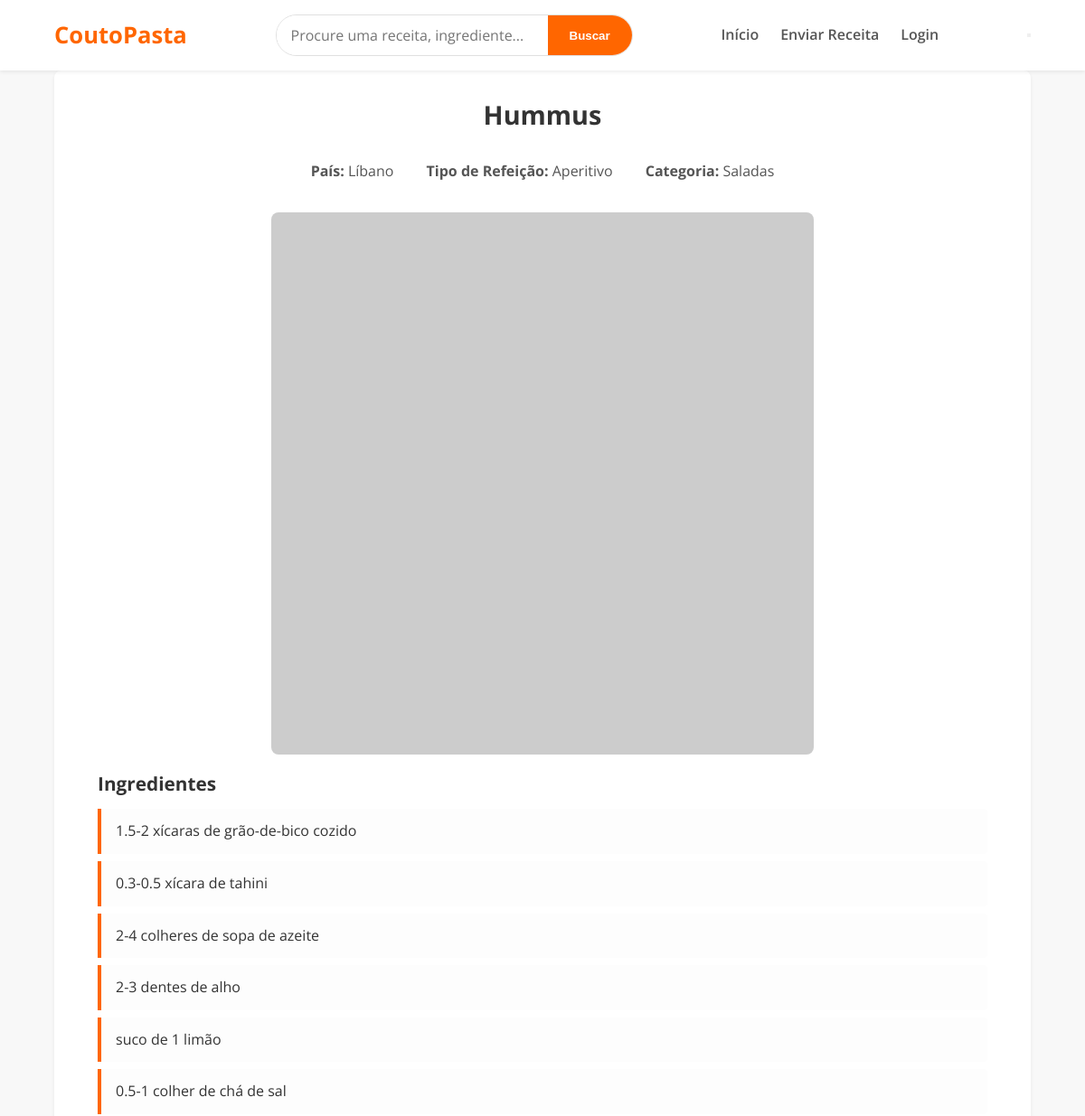
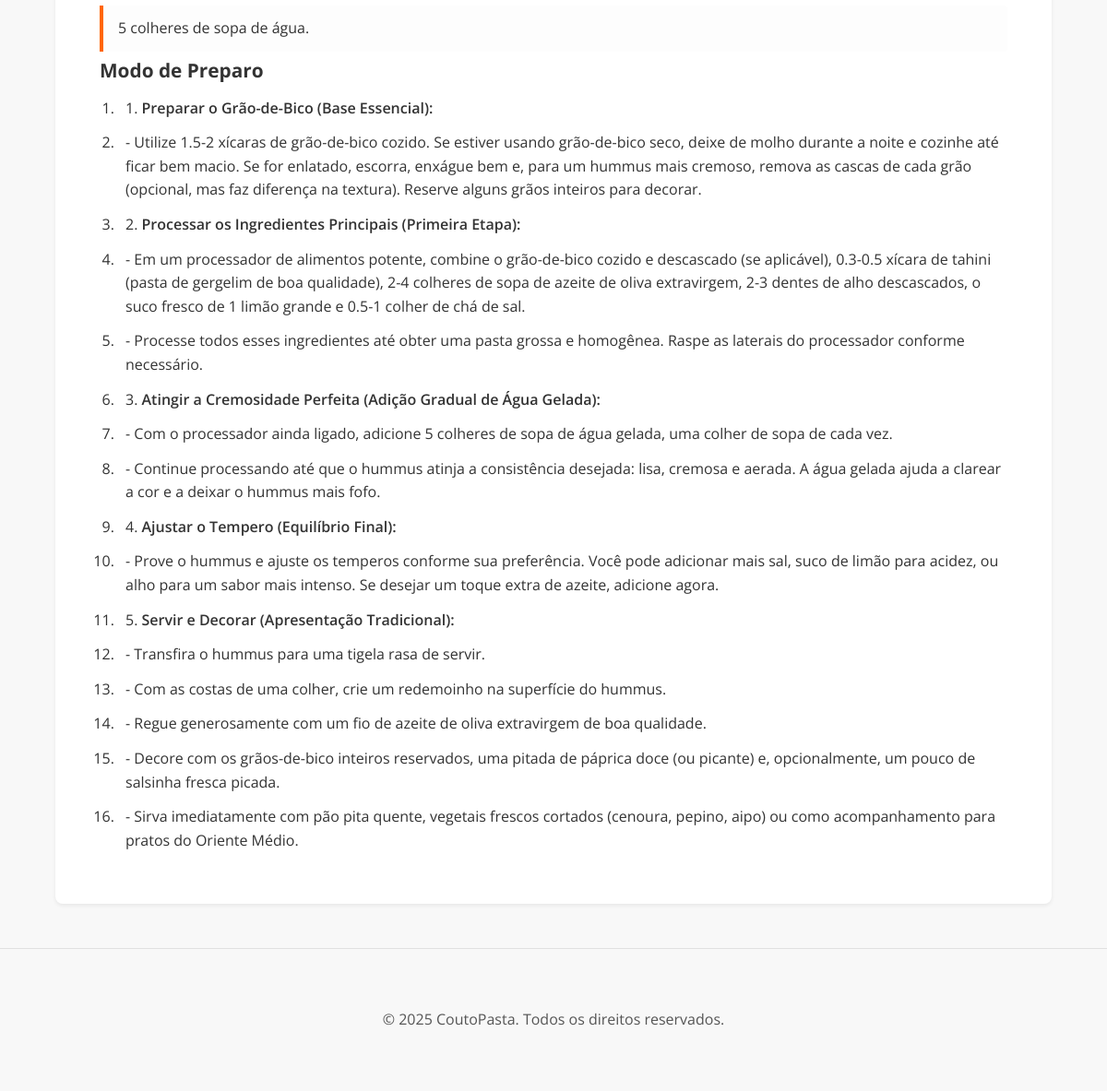
/paginas/comidas/visualizar_receita.php?id=24, run on the app's committed database (2 pictures, top to bottom).
### tables this page shows
CREATE TABLE IF NOT EXISTS `receitas` (
  `id` int(11) NOT NULL AUTO_INCREMENT,
  `nome` varchar(255) NOT NULL,
  `pais_id` int(11) NOT NULL,
  `tipo_refeicao_id` int(11) NOT NULL,
  `categoria_id` int(11) NOT NULL,
  `ingredientes` text NOT NULL,
  `preparo` text NOT NULL,
  `info_adicional` text DEFAULT NULL,
  `usuario_id` int(11) NOT NULL,
  `foto` varchar(255) DEFAULT NULL,
  PRIMARY KEY (`id`),
  KEY `pais_id` (`pais_id`),
  KEY `tipo_refeicao_id` (`tipo_refeicao_id`),
  KEY `categoria_id` (`categoria_id`),
  KEY `usuario_id` (`usuario_id`),
  CONSTRAINT `receitas_ibfk_1` FOREIGN KEY (`pais_id`) REFERENCES `paises` (`id`),
  CONSTRAINT `receitas_ibfk_2` FOREIGN KEY (`tipo_refeicao_id`) REFERENCES `tipos_refeicao` (`id`),
  CONSTRAINT `receitas_ibfk_3` FOREIGN KEY (`categoria_id`) REFERENCES `categorias` (`id`),
  CONSTRAINT `receitas_ibfk_4` FOREIGN KEY (`usuario_id`) REFERENCES `usuarios` (`id`)
);

CREATE TABLE IF NOT EXISTS `paises` (
  `id` int(11) NOT NULL AUTO_INCREMENT,
  `nome` varchar(255) NOT NULL,
  PRIMARY KEY (`id`),
  UNIQUE KEY `nome` (`nome`)
);

CREATE TABLE IF NOT EXISTS `tipos_refeicao` (
  `id` int(11) NOT NULL AUTO_INCREMENT,
  `nome` varchar(255) NOT NULL,
  PRIMARY KEY (`id`),
  UNIQUE KEY `nome` (`nome`)
);

CREATE TABLE IF NOT EXISTS `categorias` (
  `id` int(11) NOT NULL AUTO_INCREMENT,
  `nome` varchar(255) NOT NULL,
  PRIMARY KEY (`id`),
  UNIQUE KEY `nome` (`nome`)
);

### paginas/comidas/visualizar_receita.php (the view, shortened to what this page needs)
<?php
require_once('../includes/header.php');
require_once('../../config.php');
$receita_id = intval($_GET['id']);
$sql = "SELECT
            r.id,
            r.nome,
            r.ingredientes,
            r.preparo,
            r.foto,
            r.info_adicional,
            r.usuario_id,
            p.nome AS pais_nome,
            tr.nome AS tipo_refeicao_nome,
            c.nome AS categoria_nome
        FROM receitas AS r
        JOIN paises AS p ON r.pais_id = p.id
        JOIN tipos_refeicao AS tr ON r.tipo_refeicao_id = tr.id
        JOIN categorias AS c ON r.categoria_id = c.id
        WHERE r.id = ?";
$stmt = $conn->prepare($sql);
$stmt->bind_param("i", $receita_id);
$stmt->execute();
$result = $stmt->get_result();
if ($result->num_rows > 0) {
    $receita = $result->fetch_assoc();
?>
    <div class="receita-view container">
        <h2><?php echo htmlspecialchars($receita['nome']); ?></h2>
        <div class="receita-meta">
            <span><strong>País:</strong> <?php echo htmlspecialchars($receita['pais_nome']); ?></span>
            <span><strong>Tipo de Refeição:</strong> <?php echo htmlspecialchars($receita['tipo_refeicao_nome']); ?></span>
            <span><strong>Categoria:</strong> <?php echo htmlspecialchars($receita['categoria_nome']); ?></span>
        </div>
        <div class="receita-details">
            <?php if (!empty($receita['foto'])): ?>
            <div class="receita-img">
                <img src="/coutopasta/uploads/receitas/<?php echo htmlspecialchars($receita['foto']); ?>" alt="Foto de <?php echo htmlspecialchars($receita['nome']); ?>" style="width: 100%; max-width: 600px; height: auto; border-radius: 8px; margin: 0 auto 20px; display: block;">
            </div>
            <?php endif; ?>
            <div class="ingredientes">
                <h3>Ingredientes</h3>
                <?php
                $ingredientes_texto = trim($receita['ingredientes']);
                if (!empty($ingredientes_texto)) {
                    echo '<ul>';
                    $ingredientes_normalizado = str_replace(array("\r\n", "\r", "\n"), ",", $ingredientes_texto);
                    $ingredientes_lista = explode(',', $ingredientes_normalizado);
                    foreach ($ingredientes_lista as $ingrediente) {
                        $ingrediente_trim = trim($ingrediente);
                        if (!empty($ingrediente_trim)) {
                            echo '<li>' . htmlspecialchars($ingrediente_trim) . '</li>';
                        }
                    }
                    echo '</ul>';
                } else {
                    echo '<p>Nenhum ingrediente listado.</p>';
                }
                ?>
            </div>
            <div class="preparo">
                <h3>Modo de Preparo</h3>
                <div class="preparo-passos">
                    <?php
                    $preparo_texto = $receita['preparo'];
                    $linhas = preg_split('/
?
/', $preparo_texto);
                    $is_list_open = false;
                    foreach ($linhas as $linha) {
                        $linha_trim = trim($linha);
                        if (substr($linha_trim, -1) === ':') {
                            if ($is_list_open) {
                                echo '</ol>';
                                $is_list_open = false;
                            }
                            echo '<h4 class="preparo-titulo-destaque">' . htmlspecialchars($linha_trim) . '</h4>';
                        } else {
                            if (!$is_list_open) {
                                echo '<ol class="preparo-lista">';
                                $is_list_open = true;
                            }
                            $passo_formatado = preg_replace('/\*\*(.*?)\*\*/', '<span class="destaque">$1</span>', htmlspecialchars($linha_trim));
                            echo '<li>' . $passo_formatado . '</li>';
                        }
                    }
                    if ($is_list_open) {
                        echo '</ol>';
                    }
                    ?>
                </div>
            </div>
        </div>
    </div>
<?php
} else {
    echo "<h2>Receita não encontrada</h2><p>A receita que você está procurando não existe.</p>";
}
require_once('../includes/footer.php');
?>

### paginas/includes/header.php (shortened to what this page needs)
<!DOCTYPE html>
<html lang="pt-BR">
<head>
    <link rel="stylesheet" href="/coutopasta/css/style.css?v=<?php echo time(); ?>">
</head>
<body>
    <header class="main-header">
        <div class="container header-container">
            <a href="/coutopasta/" class="logo">CoutoPasta</a>
            <div class="search-container">
                <form action="/coutopasta/paginas/comidas/buscar_receitas.php" method="get">
                    <input type="text" name="q" placeholder="Procure uma receita, ingrediente..." required>
                    <button type="submit">Buscar</button>
                </form>
            </div>
            <div class="user-options">
                <nav class="main-nav">
                    <a href="/coutopasta/">Início</a>
                    <a href="/coutopasta/paginas/comidas/cadastrar_receita.php">Enviar Receita</a>
                    <?php if (isset($_SESSION['usuario_id'])): ?>
                        <a href="/coutopasta/paginas/usuarios/alterar_dados.php" class="user-icon" title="Minha Conta">
                            <img src="/coutopasta/assets/user-icon.svg" alt="Minha Conta">
                        </a>
                        <a href="/coutopasta/paginas/usuarios/logout.php">Logout</a>
                    <?php else: ?>
                        <a href="/coutopasta/paginas/usuarios/login.php">Login</a>
                    <?php endif; ?>
                </nav>
            </div>
            <button class="hamburger-menu">
            </button>
        </div>
    </header>
    <main>

### paginas/includes/footer.php (shortened to what this page needs)
</main>
    <footer class="main-footer">
        <div class="container">
            <p>&copy; <?php echo date("Y"); ?> CoutoPasta. Todos os direitos reservados.</p>
        </div>
    </footer>
</body>
</html>

### css/style.css (style rules this page uses)
:root { --orange: #ff6600; --dark-text: #333333; --grey-text: #555555; --background: #f8f8f8; --white: #ffffff; --border-color: #e0e0e0; --shadow-sm: 0 2px 4px rgba(0,0,0,0.07); --shadow-md: 0 5px 15px rgba(0,0,0,0.1); --transition: all 0.2s ease-in-out; }
*, *::before, *::after { box-sizing: border-box; margin: 0; padding: 0; }
html { scroll-behavior: smooth; }
body { font-family: 'Open Sans', sans-serif; background-color: var(--background); color: var(--dark-text); line-height: 1.6; font-size: 16px; -webkit-font-smoothing: antialiased; }
img { max-width: 100%; height: auto; display: block; }
a { color: var(--orange); text-decoration: none; transition: var(--transition); }
h1, h2, h3, h4, h5, h6 { font-weight: 700; line-height: 1.2; margin-bottom: 1rem; }
h2 { font-size: 1.8rem; text-align: center; margin-bottom: 2rem; }
h3 { font-size: 1.3rem; }
.container { width: 90%; max-width: 1200px; margin: 0 auto; padding: 2rem 0; }
.main-header { background-color: var(--white); padding: 1rem 0; position: sticky; top: 0; z-index: 1000; box-shadow: var(--shadow-sm); }
.header-container { display: flex; justify-content: space-between; align-items: center; padding: 0; }
.logo { font-size: 1.6rem; font-weight: 700; color: var(--orange); }
.search-container form { display: flex; border: 1px solid var(--border-color); border-radius: 50px; overflow: hidden; }
.search-container input[type="text"] { border: none; padding: 0.7rem 1rem; font-size: 1rem; width: 300px; }
.search-container button { border: none; background-color: var(--orange); color: var(--white); padding: 0 1.5rem; cursor: pointer; font-weight: 600; transition: var(--transition); }
.main-nav { display: flex; gap: 1.5rem; align-items: center; }
.main-nav a { color: var(--grey-text); font-weight: 600; transition: var(--transition); }
input[type="text"], input[type="email"], input[type="password"], textarea, select { width: 100%; padding: 0.8rem; border: 1px solid var(--border-color); border-radius: 8px; font-family: 'Open Sans', sans-serif; font-size: 1rem; transition: var(--transition); }
.receita-view { background-color: var(--white); padding: 2rem 3rem; border-radius: 8px; box-shadow: var(--shadow-sm); }
.receita-meta { text-align: center; margin-bottom: 2rem; color: var(--grey-text); }
.receita-meta span { margin: 0 1rem; }
.ingredientes ul { list-style-type: none; padding-left: 0; }
.ingredientes li { background-color: #fdfdfd; border-left: 4px solid var(--orange); margin-bottom: 0.5rem; padding: 0.75rem 1rem; border-radius: 0 4px 4px 0; transition: var(--transition); }
.preparo-lista { padding-left: 20px; margin-bottom: 1.5rem; }
.preparo-lista li { margin-bottom: 0.75rem; padding-left: 0.5rem; }
.destaque { font-weight: 600; color: var(--dark-text); }
.main-footer { text-align: center; padding: 2rem 0; margin-top: 3rem; color: var(--grey-text); border-top: 1px solid var(--border-color); }

### data on the page
receitas: nome "Hummus", pais.nome "Líbano", tipo_refeicao.nome "Aperitivo", categoria.nome "Saladas", ingredientes "1.5-2 xícaras de grão-de-bico cozido", ingredientes "0.3-0.5 xícara de tahini", ingredientes "2-4 colheres de sopa de azeite", ingredientes "2-3 dentes de alho", ingredientes "suco de 1 limão", ingredientes "0.5-1 colher de chá de sal", ingredientes "5 colheres de sopa de água.", preparo "1. Preparar o Grão-de-Bico (Base Essencial):", preparo "- Utilize 1.5-2 xícaras de grão-de-bico cozido. Se estiver usando grão-de-bico seco, deixe de molho durante a noite e cozinhe até ficar bem macio. Se for enlatado, escorra, enxágue bem e, para um hummus mais cremoso, remova as cascas de cada grão (opcional, mas faz diferença na textura). Reserve alguns grãos inteiros para decorar.", preparo "2. Processar os Ingredientes Principais (Primeira Etapa):", preparo "- Em um processador de alimentos potente, combine o grão-de-bico cozido e descascado (se aplicável), 0.3-0.5 xícara de tahini (pasta de gergelim de boa qualidade), 2-4 colheres de sopa de azeite de oliva extravirgem, 2-3 dentes de alho descascados, o suco fresco de 1 limão grande e 0.5-1 colher de chá de sal.", preparo "- Processe todos esses ingredientes até obter uma pasta grossa e homogênea. Raspe as laterais do processador conforme necessário.", preparo "3. Atingir a Cremosidade Perfeita (Adição Gradual de Água Gelada):", preparo "- Com o processador ainda ligado, adicione 5 colheres de sopa de água gelada, uma colher de sopa de cada vez.", preparo "- Continue processando até que o hummus atinja a consistência desejada: lisa, cremosa e aerada. A água gelada ajuda a clarear a cor e a deixar o hummus mais fofo.", preparo "4. Ajustar o Tempero (Equilíbrio Final):", preparo "- Prove o hummus e ajuste os temperos conforme sua preferência. Você pode adicionar mais sal, suco de limão para acidez, ou alho para um sabor mais intenso. Se desejar um toque extra de azeite, adicione agora.", preparo "5. Servir e Decorar (Apresentação Tradicional):", preparo "- Transfira o hummus para uma tigela rasa de servir.", preparo "- Com as costas de uma colher, crie um redemoinho na superfície do hummus.", preparo "- Regue generosamente com um fio de azeite de oliva extravirgem de boa qualidade.", preparo "- Decore com os grãos-de-bico inteiros reservados, uma pitada de páprica doce (ou picante) e, opcionalmente, um pouco de salsinha fresca picada.", preparo "- Sirva imediatamente com pão pita quente, vegetais frescos cortados (cenoura, pepino, aipo) ou como acompanhamento para pratos do Oriente Médio."
